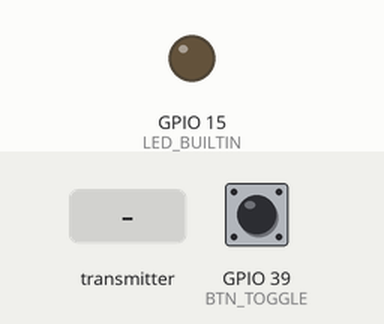
Recording of a sketch running on a simulated ESP32-S2. On the bench: output pins drawn as LEDs (lit = HIGH). Dashed ring = blinking. Inputs (shaded band) come from the test bench; at power-on: GPIO 39 (BTN_TOGGLE) HIGH. USB keyboard and mouse output is not drawn.

Above: at 1.05 s.
1.3 s: the transmitter starts sending dx = 0
At 1.95 s:
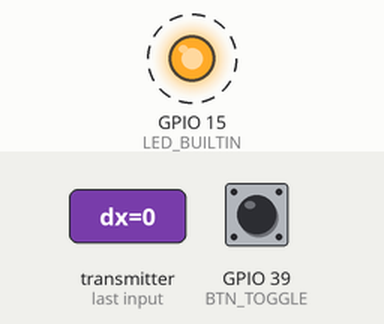
4.3 s: GPIO 39 (BTN_TOGGLE) pulled LOW for 0.15 s
5.9 s: GPIO 39 (BTN_TOGGLE) pulled LOW for 1 s
At 7.3 s:
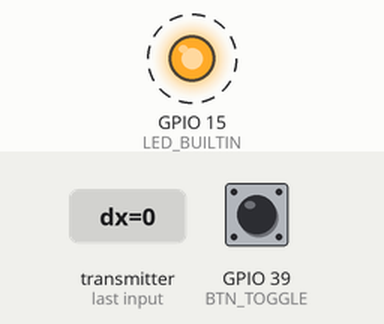
9.9 s: GPIO 39 (BTN_TOGGLE) pulled LOW for 3.2 s
At 11.0 s:
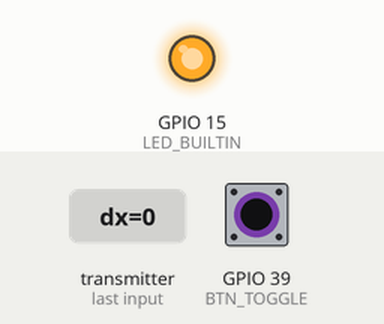
Timing chart, 0 to 12.9 s (numbered marks = the images above; inputs shaded):
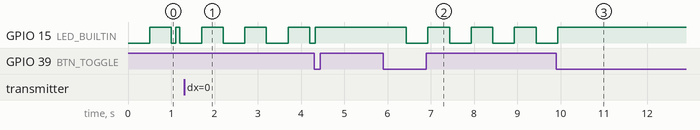

The sketch:

MOUSE_server_LolinS2.ino
```cpp
/*************** SERVER: ESP32-S2 LOLIN S2 Mini = USB HID + ESP-NOW ***************/
#include <Arduino.h>
#include <WiFi.h>
#include <esp_now.h>
#include <esp_wifi.h>

#include "USB.h"
#include "USBHIDKeyboard.h"
#include "USBHIDMouse.h"

USBHIDKeyboard Keyboard;
USBHIDMouse Mouse;

// ===================== CONFIG MAC =====================
static uint8_t REMOTE_MAC[6] = { 0x44,0x1D,0x64,0xBC,0x1E,0x80 }; // ESP32 remote

// ===================== PINOUT ========================
#ifndef LED_BUILTIN
#define LED_BUILTIN 15  // LOLIN S2 Mini typical
#endif
#define BTN_TOGGLE 39   // eksternal pull-up 10k ke 3V3, tombol ke GND

// ===================== TIMING ========================
const uint32_t HEARTBEAT_PERIOD_MS = 200;  // kirim status ke remote
const uint32_t REMOTE_TIMEOUT_MS   = 1000; // bila tak ada paket
const uint32_t LED_BLINK_FAST_MS   = 100;  // disconnect
const uint32_t LED_BLINK_SLOW_MS   = 500;  // enabled

// ===================== PROTOKOL ======================
struct MouseMsg {
  int16_t dx;
  int16_t dy;
  uint8_t buttons;  // bit0=Left
  uint8_t back;     // 1=Back
  uint8_t seq;
};

struct StatusMsg {
  uint8_t enabled;
  uint8_t reserved[3];
};

// === Gap-fill smoothing ===
static uint8_t  expectedSeq = 0;
static bool     seqInit = false;

static int32_t  smoothResX = 0, smoothResY = 0; // reservoir delta yang akan didistribusi
static uint8_t  smoothLeft = 0;                 // berapa frame lagi micro-step
static const uint8_t MAX_SMOOTH_FRAMES = 6;     // batasi smoothing supaya tidak terlalu panjang
static inline uint8_t seqGap(uint8_t got, uint8_t expect) {
  // selisih modulo 256: berapa banyak frame terlewati
  return (uint8_t)(got - expect); // wrap-around otomatis di uint8
}

static void feedSmoothing(int16_t dx, int16_t dy, uint8_t rxSeq) {
  if (!seqInit) {
    expectedSeq = rxSeq + 1;
    seqInit = true;
    // langsung commit tanpa smoothing pertama kali
    smoothResX += dx; smoothResY += dy;
    smoothLeft = 1;
    return;
  }

  uint8_t gap = seqGap(rxSeq, expectedSeq);
  expectedSeq = rxSeq + 1;

  // tambahkan delta baru ke reservoir
  smoothResX += dx;
  smoothResY += dy;

  // total frame yang akan dipakai untuk membagi delta:
  // minimal 1 (frame saat ini), tambah gap (paket hilang)
  uint8_t frames = 1 + gap;
  if (frames > MAX_SMOOTH_FRAMES) frames = MAX_SMOOTH_FRAMES;

  smoothLeft = frames;
}

static void getSmoothedDelta(int16_t& outDx, int16_t& outDy) {
  if (smoothLeft == 0) {
    outDx = 0; outDy = 0;
    return;
  }
  // bagi rata sisa reservoir
  int32_t stepX = smoothResX / (int32_t)smoothLeft;
  int32_t stepY = smoothResY / (int32_t)smoothLeft;

  // jaga minimal step supaya tidak hilang karena pembulatan
  if (stepX == 0 && smoothResX != 0) stepX = (smoothResX > 0) ? 1 : -1;
  if (stepY == 0 && smoothResY != 0) stepY = (smoothResY > 0) ? 1 : -1;

  outDx = (int16_t)stepX;
  outDy = (int16_t)stepY;

  smoothResX -= stepX;
  smoothResY -= stepY;
  smoothLeft--;
}

// ===================== STATE =========================
volatile uint32_t lastRemoteMs = 0;
bool remoteConnected() {
  return (millis() - lastRemoteMs) < REMOTE_TIMEOUT_MS;
}

volatile bool enabledControl = true;   // toggle via BTN_TOGGLE

// LED pattern
uint32_t ledBlinkMs = 0;
bool ledOn = false;

void driveStatusLED() {
  uint32_t now = millis();

  if (!remoteConnected()) {
    // fast blink
    if (now - ledBlinkMs >= LED_BLINK_FAST_MS) {
      ledBlinkMs = now; ledOn = !ledOn;
      digitalWrite(LED_BUILTIN, ledOn);
    }
    return;
  }

  if (!enabledControl) {
    // solid ON
    digitalWrite(LED_BUILTIN, HIGH);
  } else {
    // slow blink
    if (now - ledBlinkMs >= LED_BLINK_SLOW_MS) {
      ledBlinkMs = now; ledOn = !ledOn;
      digitalWrite(LED_BUILTIN, ledOn);
    }
  }
}

// ===================== BTN TOGGLE ====================
const uint32_t BTN_DEBOUNCE_MS = 30;
bool lastBtn = true; // pull-up, aktif low
bool curBtn = true;
uint32_t btnChangeMs = 0;

void pollToggleButton() {
  bool raw = digitalRead(BTN_TOGGLE);
  if (raw != lastBtn) {
    lastBtn = raw;
    btnChangeMs = millis();
  } else if ((millis() - btnChangeMs) > BTN_DEBOUNCE_MS) {
    if (curBtn != raw) {
      curBtn = raw;
      if (curBtn == LOW) {
        enabledControl = !enabledControl;
        // Lepas semua tombol agar tidak ada yang tertahan
        if (!enabledControl) {
        Keyboard.releaseAll();
        Mouse.release();
        }
      }
    }
  }
}

// ===================== ESPNOW ========================
void sendStatus() {
  StatusMsg st{};
  st.enabled = enabledControl ? 1 : 0;
  esp_now_send(REMOTE_MAC, (uint8_t*)&st, sizeof(st));
}

void onDataSent(const uint8_t *mac_addr, esp_now_send_status_t status) {
  // optional: debug
}

void onDataRecv(const uint8_t *mac, const uint8_t *data, int len) {
  lastRemoteMs = millis();

  if (len < (int)sizeof(MouseMsg)) return;
  MouseMsg m;
  memcpy(&m, data, sizeof(m));

  // kirim heartbeat balik
  sendStatus();

  if (!enabledControl) return;

  // --- Terapkan ke HID ---
  // Buttons
  bool leftPressed = (m.buttons & 0x01);

  // Mouse.move(dx, dy, wheel)
  Mouse.move((int8_t)constrain(m.dx, -400, 400),
             (int8_t)constrain(m.dy, -400, 400), 0);

  static bool prevLeft = false;
  if (leftPressed != prevLeft) {
    if (leftPressed) Mouse.press(MOUSE_LEFT);
    else             Mouse.release(MOUSE_LEFT);
    prevLeft = leftPressed;
  }

  // Tombol "Back" (contoh: Alt+Left)
  if (m.back) {
    Keyboard.press(KEY_LEFT_ALT);
    Keyboard.press(KEY_LEFT_ARROW);
    delay(5);
    Keyboard.release(KEY_LEFT_ARROW);
    delay(2);
    Keyboard.release(KEY_LEFT_ALT);
    delay(2);
    Keyboard.releaseAll();
  }
}

// ===================== SETUP =========================
uint32_t lastHbMs = 0;

void setup() {
  pinMode(LED_BUILTIN, OUTPUT);
  digitalWrite(LED_BUILTIN, LOW);
  pinMode(BTN_TOGGLE, INPUT_PULLUP); // eksternal pull-up 10k

  Serial.begin(115200);

  // USB HID
  USB.begin();
  Keyboard.begin();
  Mouse.begin();

  // WiFi + ESPNOW
  WiFi.mode(WIFI_STA);
  WiFi.setSleep(false);

  // Maksimalkan daya pancar (sekitar 19.5 dBm pada ESP32)
  WiFi.setTxPower(WIFI_POWER_19_5dBm);

  // Aktifkan 802.11 LR PHY (keduanya: pengirim & penerima harus ON)
  WiFi.enableLongRange(true);

  //lock CH 11
  esp_err_t err = esp_wifi_set_channel(6, WIFI_SECOND_CHAN_NONE);

  if (esp_now_init() != ESP_OK) {
    Serial.println("ESP-NOW init failed");
    while (1) { delay(100); }
  }
  esp_now_register_send_cb(onDataSent);
  esp_now_register_recv_cb(onDataRecv);

  esp_now_peer_info_t peer{};
  memcpy(peer.peer_addr, REMOTE_MAC, 6);
  peer.channel = 0;
  peer.encrypt = false;
  if (esp_now_add_peer(&peer) != ESP_OK) {
    Serial.println("Add peer failed");
  }

  lastRemoteMs = 0;
  enabledControl = true; // default enable
}

// ===================== LOOP ==========================
void loop() {
  pollToggleButton();
  driveStatusLED();

  // heartbeat berkala walau tidak ada paket
  if (millis() - lastHbMs >= HEARTBEAT_PERIOD_MS) {
    lastHbMs = millis();
    sendStatus();
  }
}
```

Measured:
- after the input at 1.3 s, GPIO 15 (LED_BUILTIN): alternates HIGH for 0.50 s and LOW for 0.50 s, starting after 0.40 s
- after the input at 5.9 s, GPIO 15 (LED_BUILTIN): alternates HIGH for 0.50 s and LOW for 0.50 s, starting after 0.53 s
- after the input at 9.9 s, GPIO 15 (LED_BUILTIN): goes on until 9.9 s, then stays HIGH
